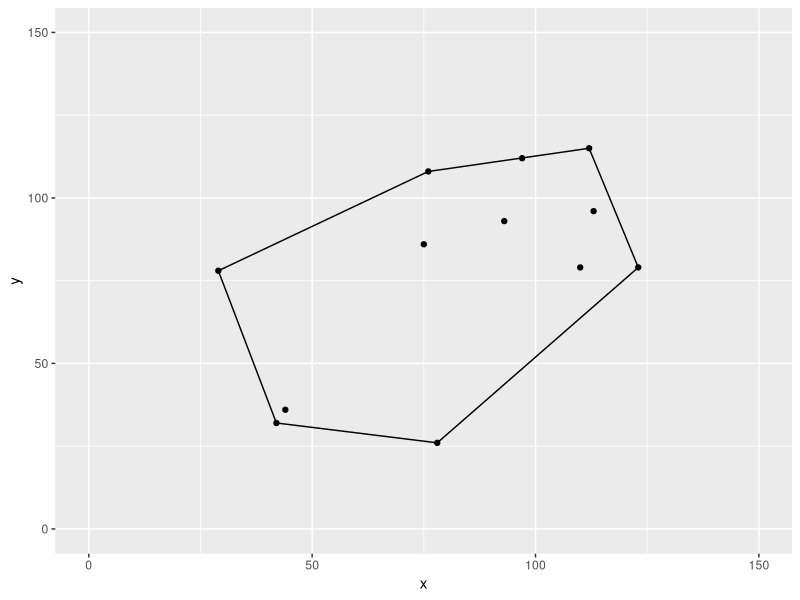

Source code (R):
library(magrittr)
library(ggplot2)
# clear objects
rm(list = ls())
pts = list()
length(pts) = 12

rnd = function() {
  # random number in specified range
  sample(25:125, 1)
}

generate_rand_2vecs = function(pts) {
  for (i in 1:length(pts)) {
    pts[[i]] = c(rnd(), rnd()) %>% matrix
  }
  pts
}
pts = generate_rand_2vecs(pts)
df = data.frame(data = pts)
df = df %>% t
rm(pts)
rownames(df) = 1:12
colnames(df) = c("x", "y")
print(df)
df = data.frame(df)


selectV2 = function(df, i) {
  df[i, ] %>% t %>% as.vector(.,mode="double")
}
norm_vec <- function(x) { sqrt(sum(x^2)) }
deg2rad = function(x) {
  x * pi / 180.0 
}
rad2deg = function(x) {
  x * 180.0 / pi 
}
rotMat = function(ang) {
  # create clockwise rotation matrix given an angle in degrees
  # 1st convert degrees to radians
  ang = deg2rad(ang)
  # since the below is a counterclockwise rotation matrix,
  # convert to angle from ccw to cw
  ang = 2 * pi - ang
  res = matrix(c(cos(ang), -sin(ang), sin(ang),
                 cos(ang)), ncol = 2, byrow = TRUE)
  return(res)
}
sort.less.than = function(df) {
  #return(df[order(df$x,df$y),])
  df = df[order(df$y,decreasing = TRUE),]
  df = df[order(df$x),]
  return(df)
  #return(df[order(df$x,df$y),])
}
sort.greater.than = function(pts) {
  df = df[order(df$y, decreasing = FALSE),]
  df = df[order(df$x, decreasing = TRUE),]
  return(df)
  #return(df[order(df$x,df$y,decreasing = TRUE),])
}
angle.formed = function(a,b,c) {
  # angle in degrees formed by three 2-vectors
  stopifnot(length(a) == 2 && typeof(a) == "double")   
  stopifnot(length(b) == 2 && typeof(b) == "double")   
  stopifnot(length(c) == 2 && typeof(c) == "double")   
  ba = (a - b) %>% as.matrix
  bc = (c - b) %>% as.matrix
  dp = crossprod(ba,bc) 
  angRad = acos(dp / norm_vec(ba) / norm_vec(bc))
  return(angRad %>% rad2deg)
}
is.left.turn = function(a,b,c) {
  ab = b - a
  rotated = rotMat(90) %*% ab
  d = rotated + b
  return(angle.formed(d,b,c) > 90.0)
}
add.pt = function(df, soln, currIndex) {
  rbind(soln, selectV2(df,currIndex)) 
}

solve.convex.hull = function(upper=TRUE) {
  soln = matrix(ncol=2,nrow=0)
  # sort by decreasing to create the top of the hull
  if (upper==TRUE){
  df = sort.less.than(df)
  } else {
  df = sort.greater.than(df)
  }
  # add first two points
  for(i in 1:2) { soln = add.pt(df, soln,i) }
  # keep track of the next point from the sorted set to add to
  # the solution.
  curridx = 3
  
  
  # solve top of hull
  # add a point
  # check if left turn
  # if left turn, remove 2nd to last point in soln
  last.pt.added.to.soln = c(-1,-1)
  while (curridx <= length(df[, 1])) {
    soln = add.pt(df, soln, curridx)
    last.pt.added.to.soln = soln[length(soln[,1]),]
    # Remove 2nd to last point if a left hand turn is 
    # formed by the last 3 points in the solution.
    # Continue removing until either they form a right hand turn
    # or there are only 2 points in the solution.
    while (1) {
      lenSoln = length(soln[, 1])
      if (lenSoln < 3) break;
      removeFlag = is.left.turn(soln[lenSoln - 2, ],
                                soln[lenSoln - 1, ],
                                soln[lenSoln - 0, ])
      if (!removeFlag) break;
        # remove 2nd to last point
        soln = soln[-(lenSoln - 1), ]
    }
    curridx = curridx + 1
  }
  colnames(soln) = c("x", "y")
  if (upper==FALSE) {
  print(last.pt.added.to.soln)
  }
  data.frame(soln)
}



test.convex.hull = function() {
  soln = matrix(ncol=2,nrow=0)
  a = c(1,2); b = c(2,3.5); c = c(1.5,4.5);
  soln = rbind(soln,a)
  soln = rbind(soln,b)
  soln = rbind(soln,c)
  angle.formed(soln[1,],soln[2,],soln[3,])
  is.left.turn(soln[1,],soln[2,],soln[3,])
  
  soln
  lenSoln = length(soln[,1])
  data.frame(soln)
}

#test.convex.hull()
soln.upper = solve.convex.hull(upper=TRUE)
soln.lower = solve.convex.hull(upper=FALSE)

cols = c("blue" = "blue")
# plotting the result
ggplot() +
  layer(
    data = df,
    mapping = aes(x = x, y = y),
    stat = "identity",
    position = "identity",
    geom = "point"
  ) +
  xlim(c(0, 150)) +
  ylim(c(0, 150)) + 
  layer(
    data = soln.upper, 
    stat = "identity",
    position = "identity",
    geom = "path",
    mapping = aes(x = x, y = y),
  ) + 
  layer(
    data = soln.lower, 
    mapping = aes(x = x, y = y),
    stat = "identity",
    position = "identity",
    geom = c("path")
  ) 
